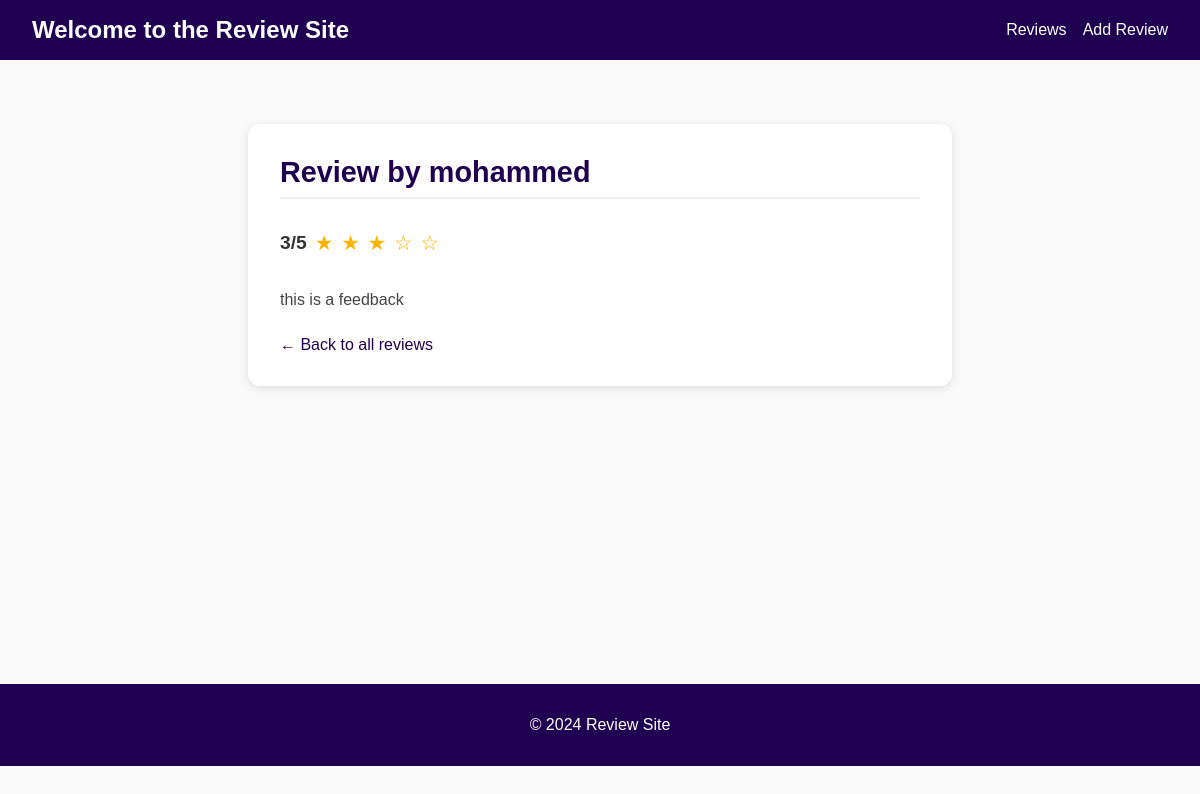
/reviews/2, run on the app's committed database.
### reviews/models.py (models this page shows)
class Review(models.Model):
    user_name = models.CharField(max_length=100)
    review_text = models.TextField(max_length=200)
    rating = models.IntegerField(max_length=5)

### reviews/views.py (the view)
# urls.py: path("reviews/<int:pk>",views.SingleReviewView.as_view(), name='review_detail'),
class SingleReviewView(DetailView):
    template_name = "reviews/single_review.html"
    model = Review

### reviews/templates/reviews/single_review.html (shortened to what this page needs)
{% extends 'reviews/base.html' %}
{% block content %}
  <div class="review-detail">
    <h2 class="review-detail-title">Review by {{ review.user_name }}</h2>
    <div class="review-detail-rating">
      <span class="rating-number">{{ review.rating }}/5</span>
      <span class="review-stars">
        {% for i in "12345"|make_list %}
          {% if forloop.counter <= review.rating %}
            <span class="star filled">★</span>
          {% else %}
            <span class="star">☆</span>
          {% endif %}
        {% endfor %}
      </span>
    </div>
    <p class="review-detail-text">{{ review.review_text }}</p>
    <a href="{% url 'review_list' %}" class="back-link">← Back to all reviews</a>
  </div>
{% endblock %}

### reviews/static/reviews/styles.css (style rules this page uses)
body { font-family: sans-serif; margin: 0; background-color: #f9f9f9; color: #333; }
.review-stars { margin: 0.5rem 0; font-size: 1.2rem; color: #ffb400; }
.star { margin-right: 2px; }
.star.filled { color: #ffb400; }
.review-detail { max-width: 40rem; margin: 2rem auto; padding: 2rem; border-radius: 12px; background: white; box-shadow: 0 2px 8px rgba(0,0,0,0.1); }
.review-detail-title { margin-top: 0; font-size: 1.8rem; color: #1f0050; border-bottom: 2px solid #eee; padding-bottom: 0.5rem; }
.review-detail-rating { margin: 1rem 0; font-size: 1.2rem; display: flex; align-items: center; gap: 0.5rem; }
.rating-number { font-weight: bold; color: #333; }
.review-stars { font-size: 1.3rem; color: #ffb400; }
.review-detail-text { line-height: 1.6; font-size: 1rem; color: #444; margin: 1.5rem 0; }
.back-link { display: inline-block; text-decoration: none; color: #1f0050; font-weight: 500; transition: color 0.3s ease; }

### data on the page
Review: user_name "mohammed", rating "3", review_text "this is a feedback"
